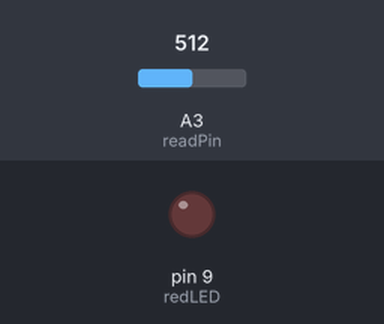
Bench run of a sketch on a simulated Arduino Uno, built with avr-gcc and run on an emulated ATmega328P. On the bench: output pins drawn as LEDs (lit = HIGH). Inputs (shaded band) come from the test bench; at power-on: A3 (readPin) = 512.

Above: at 1.3 s.
1.4 s: A3 (readPin) set to 811
2.9 s: A3 (readPin) set to 830
At 3.3 s:
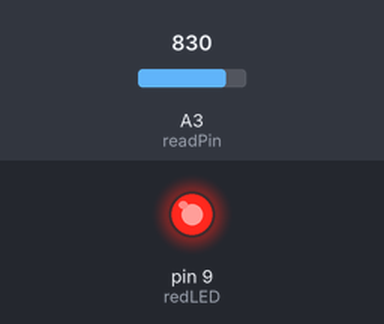
4.5 s: A3 (readPin) set to 716
At 5.6 s:
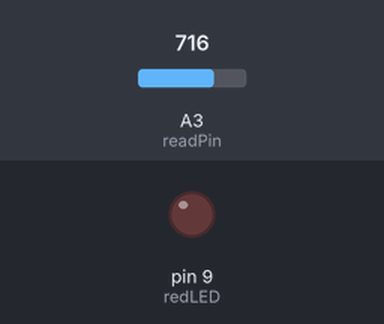
6.0 s: A3 (readPin) set to 900
At 6.8 s:
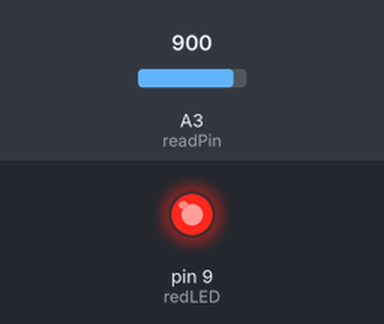
Timing chart, 0 to 8.5 s (numbered marks = the images above; inputs shaded):
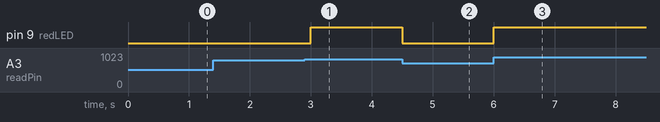

The sketch:

redLightWarning.ino
```cpp
int readPin = A3;
int redLED = 9;
double Vout = 0;
int wait = 500;
int read = 0;
void setup() {
  // put your setup code here, to run once:
  pinMode(readPin, INPUT);
  pinMode(redLED, OUTPUT);
  Serial.begin(9600);
}

void loop() {
  //This evaluates the voltage based on how the potentiometer knob is turned:
  read = analogRead(readPin);
  Vout = (5./1023.) * read;
  //This turns on the red LED if the voltage is too high.
  //"Too high" would be atleast 4Volts.
  if (Vout > 4.){
    digitalWrite(redLED, HIGH);
  }
  else{
    digitalWrite(redLED, LOW);
  }
  delay(wait);
}
```

Measured:
- the behaviour switches between 818 and 819 on A3 (readPin) (found by bisection; images 0 and 1)
- after the input at 1.4 s, every drawn part: stays the same
- after the input at 2.9 s, pin 9 (redLED): LOW → HIGH after 0.10 s
- after the input at 4.5 s, pin 9 (redLED): HIGH → LOW at once
- after the input at 6.0 s, pin 9 (redLED): LOW → HIGH at once
